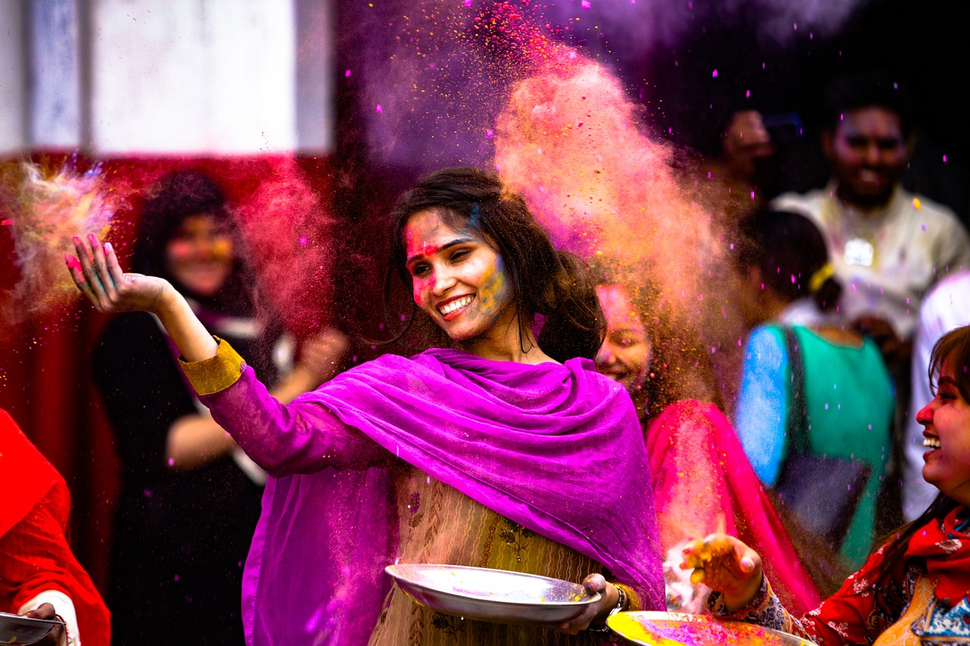
#> input picture img/comemoracao.png, 970 x 646 px, shrunk from 1280 x 853 before the run
$ python main.py
#> lines starting #> are read from the running program, lines starting #| are printed output that depends on the picture; after the words box and inside, x2 and y2 are one past the last pixel; in counts of white or black regions, pixels touching at a corner belong together
# importar opencv
import cv2

# Lista de caminhos para as imagens que serão processadas
image_paths = ['img/comemoracao.png', 'img/mulher_loira.png', 'img/mulher_na_janela.jpg', 'img/crianca_menina.jpg', 'img/irmaos_crianca.jpg']
# Caminho para o arquivo XML que contém o modelo de cascata de detecção facial
cascade_path = 'haarcascade_frontalface_default.xml'


clf = cv2.CascadeClassifier(cascade_path) # Cria um classificador de cascata de detecção facial
for image_path in image_paths:
    img = cv2.imread(image_path)  # Lê a imagem
#> img is the input picture: shape (646, 970, 3); mean B, G, R 82.8, 60.6, 128.2
    gray = cv2.cvtColor(img, cv2.COLOR_BGR2GRAY)  # Converte a imagem para escala de cinza (preto e branco)
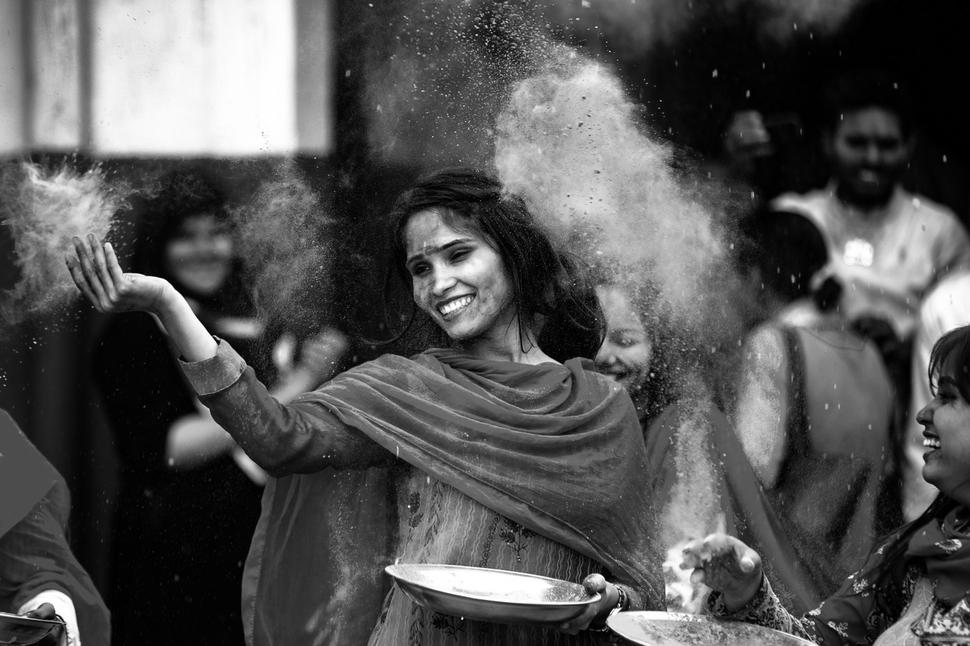
#> gray: shape (646, 970); min 0, max 255, mean 83.4
    faces = clf.detectMultiScale(gray, scaleFactor=1.1, minNeighbors=10)  # Detecta faces na imagem utilizando o classificador
#> faces = [[831, 113, 80, 80], [253, 165, 68, 68], [163, 205, 80, 80], [377, 207, 131, 131]]

    for (x, y, w, h) in faces:
        img = cv2.rectangle(img, (x, y), (x + w, y + h), (255, 255, 0), 2)  # Desenha um retângulo em volta da face detectada na imagem original
#> this loop made 4 passes
#> pass 1, `img = cv2.rectangle(img, (x, y), (x + w, y + h), (255, 255, 0), 2)`:
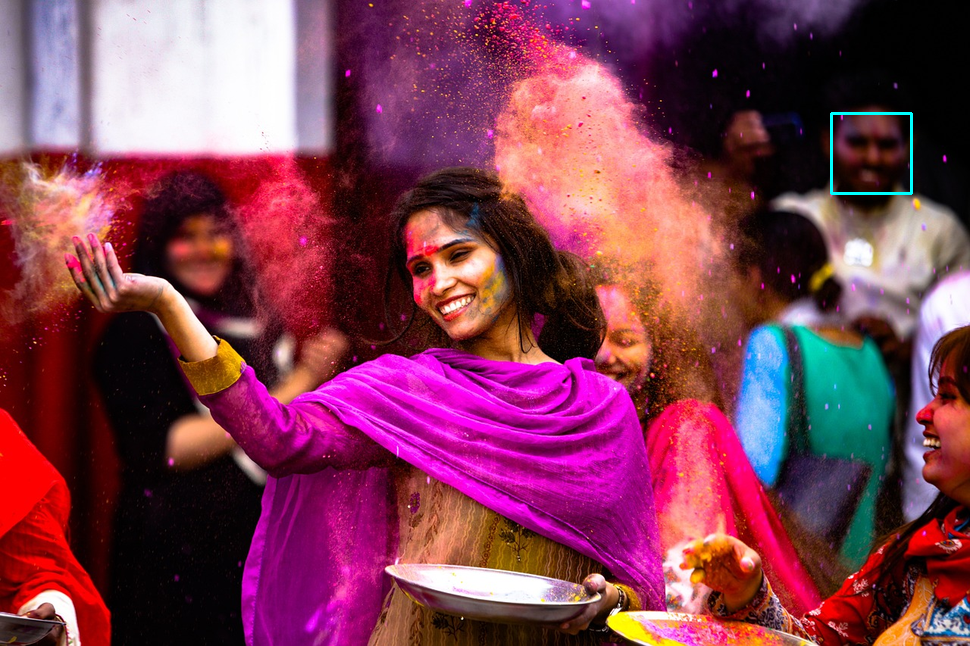
#> img: shape (646, 970, 3); 0.15% of pixels changed, all inside (x1, y1, x2, y2) = (830, 112, 913, 195)
#> pass 2, `img = cv2.rectangle(img, (x, y), (x + w, y + h), (255, 255, 0), 2)`:
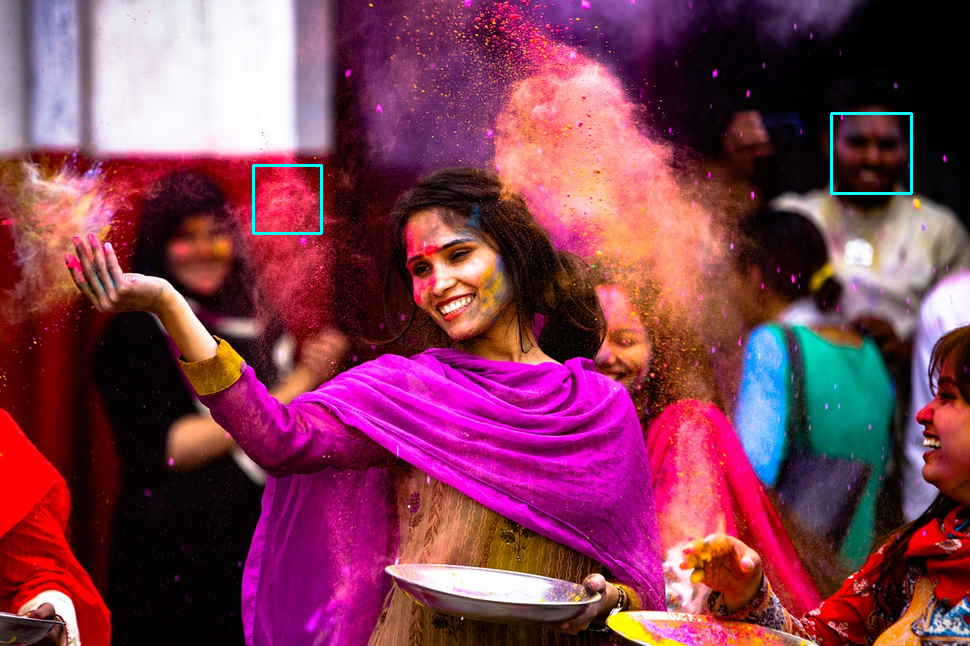
#> img: shape (646, 970, 3); 0.13% of pixels changed, all inside (x1, y1, x2, y2) = (252, 164, 323, 235)
#> pass 3, `img = cv2.rectangle(img, (x, y), (x + w, y + h), (255, 255, 0), 2)`:
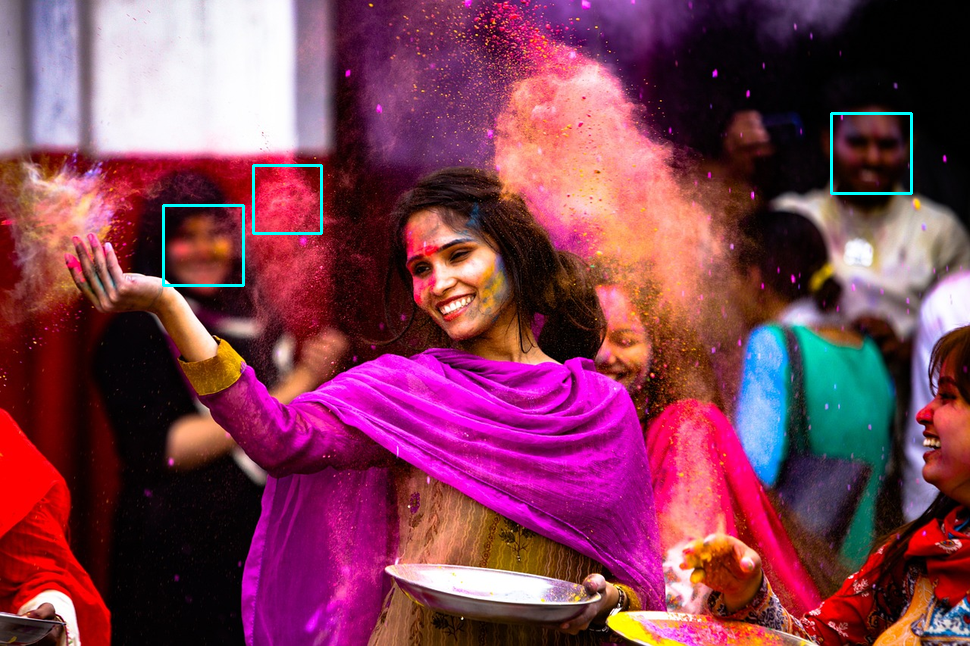
#> img: shape (646, 970, 3); 0.15% of pixels changed, all inside (x1, y1, x2, y2) = (162, 204, 245, 287)
#> after the loop:
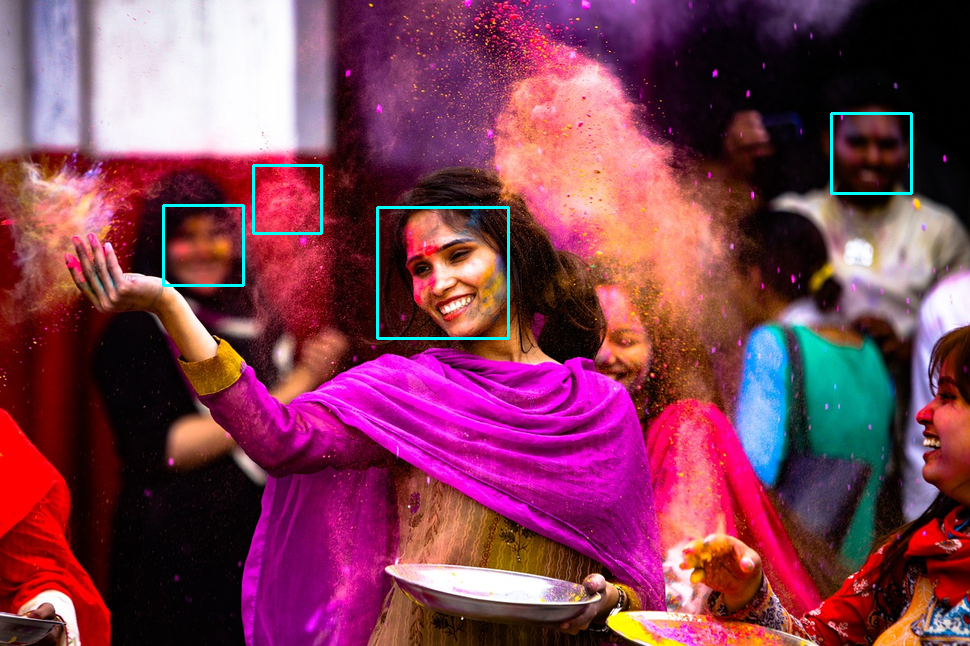
#> img: shape (646, 970, 3); 0.25% of pixels changed, all inside (x1, y1, x2, y2) = (376, 206, 510, 340)

    # Exibe a imagem com as faces detectadas
    cv2.imshow('image', img)
    cv2.waitKey(0)
#> pass 2 of the loop `for image_path in image_paths:`:
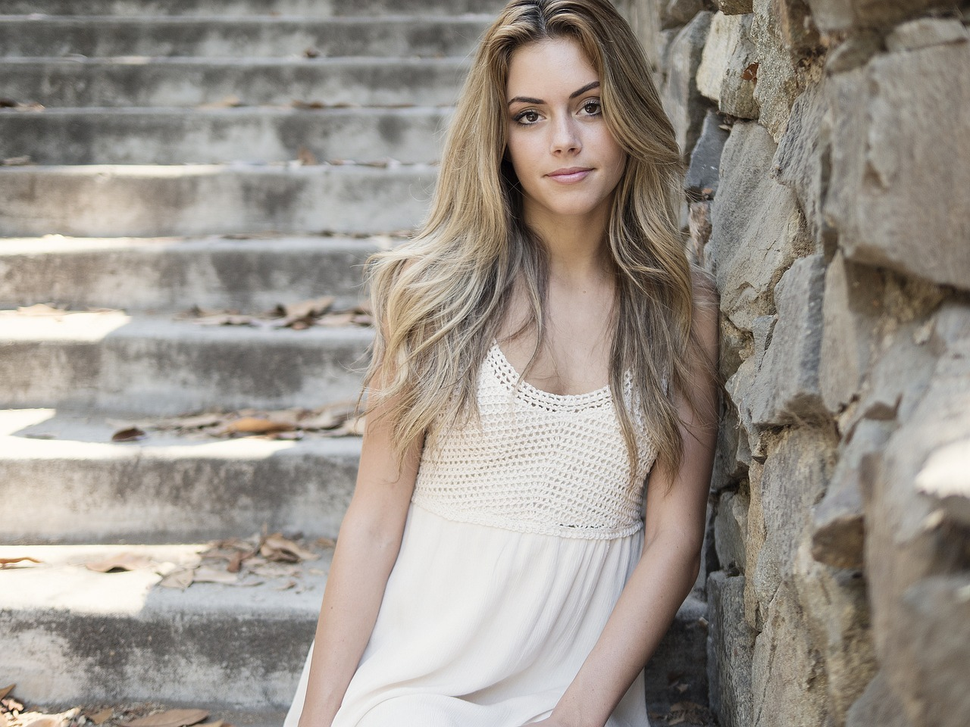
#> input picture img/mulher_loira.png, 970 x 727 px, shrunk from 1280 x 960 before the run
#> img is the input picture: shape (727, 970, 3); mean B, G, R 140.2, 148.2, 155.4
#> gray: shape (727, 970)
#> faces = [[733, 195, 73, 73], [526, 184, 89, 89], [483, 52, 156, 156]]
#> the loop `for (x, y, w, h) in faces:` made 3 passes
#> pass 1, `img = cv2.rectangle(img, (x, y), (x + w, y + h), (255, 255, 0), 2)`:
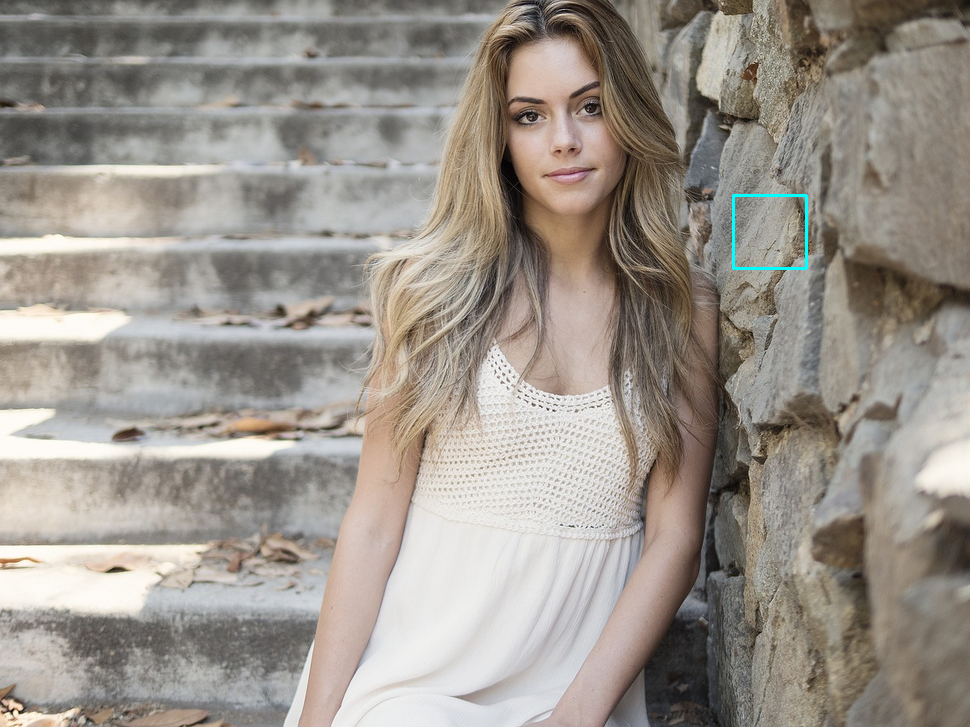
#> img: shape (727, 970, 3); 0.12% of pixels changed, all inside (x1, y1, x2, y2) = (732, 194, 808, 270)
#> pass 3, `img = cv2.rectangle(img, (x, y), (x + w, y + h), (255, 255, 0), 2)`:
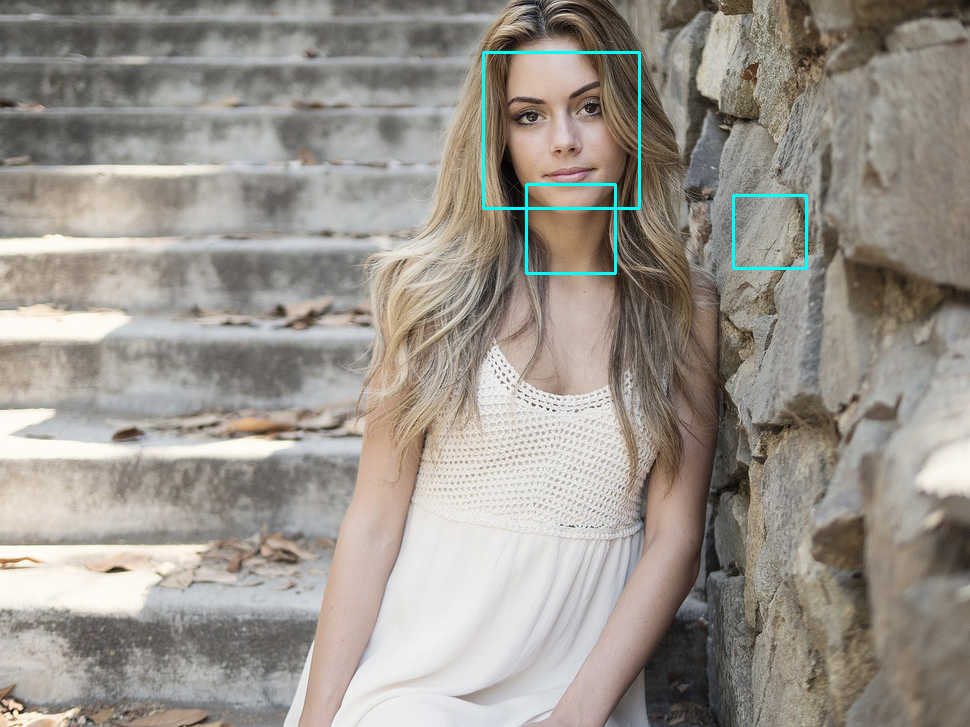
#> img: shape (727, 970, 3); mean B, G, R 141.1, 149, 154.8
#> pass 3 of the loop `for image_path in image_paths:`:
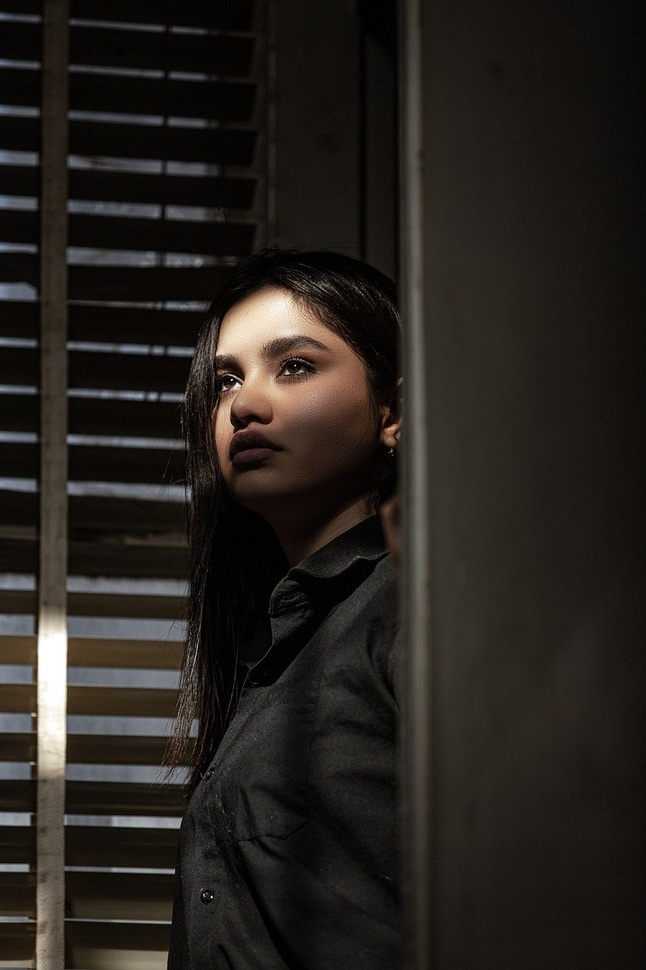
#> input picture img/mulher_na_janela.jpg, 646 x 970 px, shrunk from 853 x 1280 before the run
#> img is the input picture: shape (970, 646, 3); mean B, G, R 29.5, 33.9, 38.1
#> `gray = cv2.cvtColor(img, cv2.COLOR_BGR2GRAY)`:
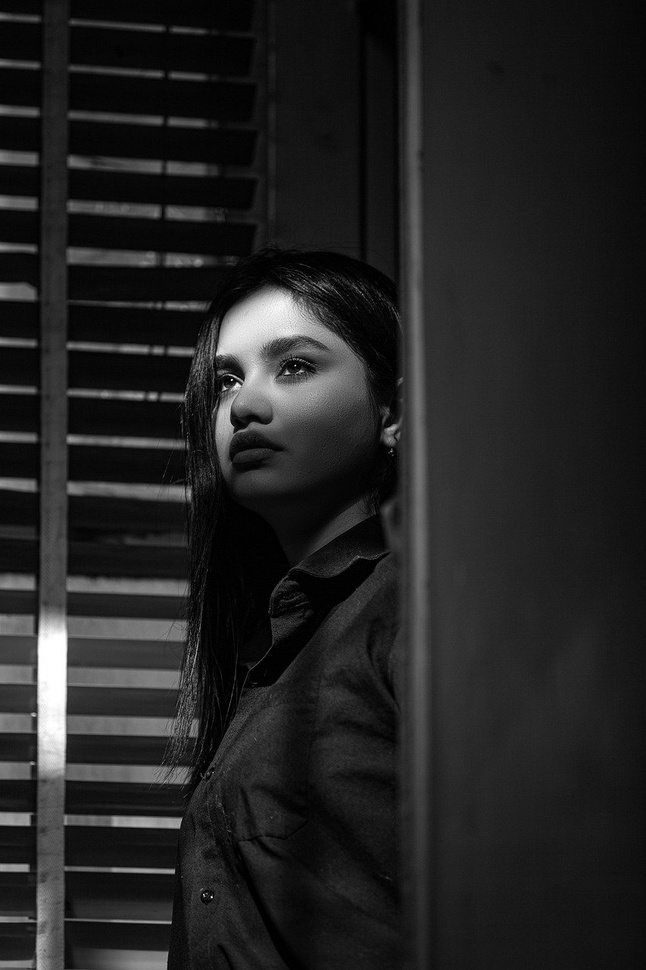
#> gray: shape (970, 646); min 0, max 255, mean 34.6
#> faces = ()
#> (the run stopped early here; a loop or call above may not have finished)
